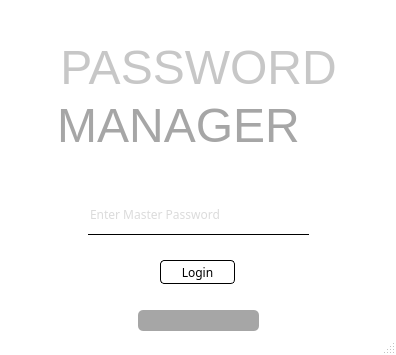
<?xml version="1.0" encoding="UTF-8"?>
<ui version="4.0">
 <class>PasswordManager</class>
 <widget class="QMainWindow" name="PasswordManager">
  <property name="geometry">
   <rect>
    <x>0</x>
    <y>0</y>
    <width>396</width>
    <height>355</height>
   </rect>
  </property>
  <property name="windowTitle">
   <string>MainWindow</string>
  </property>
  <property name="styleSheet">
   <string notr="true">QMainWindow{
background-color:white;
}</string>
  </property>
  <widget class="QWidget" name="centralwidget">
   <widget class="QLineEdit" name="master">
    <property name="geometry">
     <rect>
      <x>88</x>
      <y>194</y>
      <width>221</width>
      <height>41</height>
     </rect>
    </property>
    <property name="font">
     <font/>
    </property>
    <property name="styleSheet">
     <string notr="true">QLineEdit{
border: 0;
outline: 0;
background: transparent;
border-bottom: 1px solid black;
color:#b8b8b8;
font-family:Nunito;
}</string>
    </property>
    <property name="alignment">
     <set>Qt::AlignLeading|Qt::AlignLeft|Qt::AlignVCenter</set>
    </property>
    <property name="placeholderText">
     <string>Enter Master Password</string>
    </property>
   </widget>
   <widget class="QPushButton" name="login">
    <property name="geometry">
     <rect>
      <x>160</x>
      <y>260</y>
      <width>75</width>
      <height>24</height>
     </rect>
    </property>
    <property name="font">
     <font/>
    </property>
    <property name="cursor">
     <cursorShape>PointingHandCursor</cursorShape>
    </property>
    <property name="styleSheet">
     <string notr="true">QPushButton {
color:black;
background-color:transparent;
border:1px solid black;
border-radius:4px;
font-family:Nunito;
}

QPushButton:hover {
color:white;
background-color:black;
}

QPushButton:pressed{
padding-left:5px;
}</string>
    </property>
    <property name="text">
     <string>Login</string>
    </property>
   </widget>
   <widget class="QLabel" name="password_2">
    <property name="geometry">
     <rect>
      <x>33</x>
      <y>42</y>
      <width>331</width>
      <height>51</height>
     </rect>
    </property>
    <property name="font">
     <font>
      <pointsize>36</pointsize>
     </font>
    </property>
    <property name="styleSheet">
     <string notr="true">QLabel {
color:#c7c7c7;
}

QLabel:hover {
color:#a6a6a6;
}</string>
    </property>
    <property name="text">
     <string>PASSWORD</string>
    </property>
    <property name="alignment">
     <set>Qt::AlignCenter</set>
    </property>
   </widget>
   <widget class="QLabel" name="manager">
    <property name="geometry">
     <rect>
      <x>43</x>
      <y>100</y>
      <width>271</width>
      <height>51</height>
     </rect>
    </property>
    <property name="font">
     <font>
      <pointsize>36</pointsize>
     </font>
    </property>
    <property name="styleSheet">
     <string notr="true">QLabel{
color:#a6a6a6;
}

QLabel:hover{
color:#c7c7c7;
}</string>
    </property>
    <property name="text">
     <string>MANAGER</string>
    </property>
    <property name="alignment">
     <set>Qt::AlignCenter</set>
    </property>
   </widget>
   <widget class="QLabel" name="mahdi">
    <property name="geometry">
     <rect>
      <x>138</x>
      <y>310</y>
      <width>121</width>
      <height>21</height>
     </rect>
    </property>
    <property name="font">
     <font>
      <pointsize>9</pointsize>
      <underline>false</underline>
      <strikeout>false</strikeout>
     </font>
    </property>
    <property name="cursor">
     <cursorShape>ArrowCursor</cursorShape>
    </property>
    <property name="toolTip">
     <string>&lt;html&gt;&lt;head/&gt;&lt;body&gt;&lt;p&gt;&lt;br/&gt;&lt;/p&gt;&lt;/body&gt;&lt;/html&gt;</string>
    </property>
    <property name="autoFillBackground">
     <bool>false</bool>
    </property>
    <property name="styleSheet">
     <string notr="true">color:white;
text-decoration: none;
font-family:calibri;
background-color:#a6a6a6;
border-radius:5px;
</string>
    </property>
    <property name="text">
     <string/>
    </property>
    <property name="alignment">
     <set>Qt::AlignCenter</set>
    </property>
    <property name="openExternalLinks">
     <bool>true</bool>
    </property>
   </widget>
  </widget>
  <widget class="QStatusBar" name="statusbar"/>
  <action name="actionAbout">
   <property name="text">
    <string>About</string>
   </property>
  </action>
 </widget>
 <resources/>
 <connections/>
</ui>
